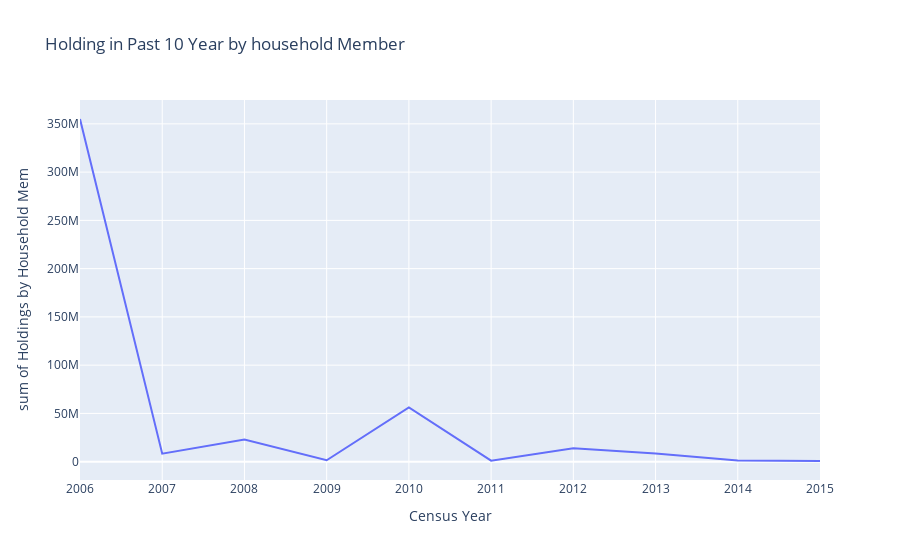

The notebook cell this image was saved under:
### Code cell
px.line(x='Census Year', y ='Value',data_frame=hold_household,title=' Holding in Past 10 Year by household Member',labels={"Value":"sum of Holdings by Household Mem"})

### Figure 1 — Plotly figure (JSON) as saved in the notebook; plotly's stock layout.template omitted (floating-point values rounded to 4 significant figures)
{"data": [{"hovertemplate": "Census Year=%{x}<br>sum of Holdings by Household Mem=%{y}<extra></extra>", "legendgroup": "", "line": {"color": "#636efa", "dash": "solid"}, "marker": {"symbol": "circle"}, "mode": "lines", "name": "", "orientation": "v", "showlegend": false, "type": "scatter", "x": [2006, 2007, 2008, 2009, 2010, 2011, 2012, 2013, 2014, 2015], "xaxis": "x", "y": [355000000.0, 8215000.0, 22870000.0, 1450350, 56154764, 999038, 13820000.0, 8548438, 1181000.0, 685500.0], "yaxis": "y"}], "layout": {"legend": {"tracegroupgap": 0}, "title": {"text": " Holding in Past 10 Year by household Member"}, "xaxis": {"anchor": "y", "domain": [0, 1], "title": {"text": "Census Year"}}, "yaxis": {"anchor": "x", "domain": [0, 1], "title": {"text": "sum of Holdings by Household Mem"}}}}
